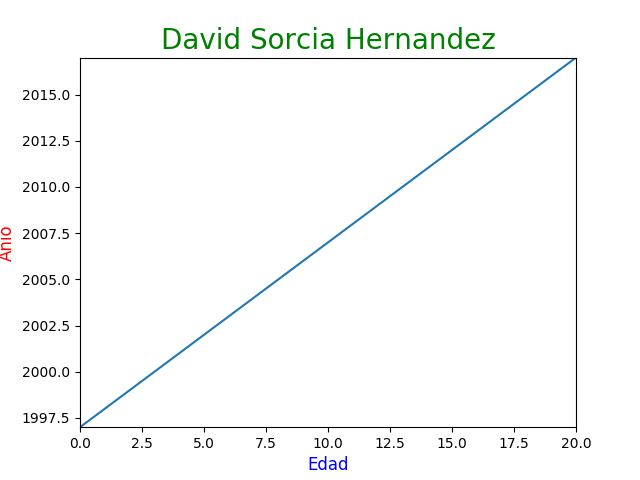

The script that saved this image:
import numpy as np
import pylab as pl

x= [0,1,2,3,4,5,6,7,8,9,10,11,12,13,14,15,16,17,18,19,20]
y= [1997,1998,1999,2000,2001,2002,2003,2004,2005,2006,2007,2008,2009,2010,2011,2012,2013,2014,2015,2016,2017]

pl.title('David Sorcia Hernandez', fontsize = 20, color = 'green')
pl.xlabel('Edad', fontsize = 12, color = 'blue')
pl.ylabel('Anio', fontsize = 12, color = 'red')

pl.axis([0,20, 1997,2017])
pl.plot(x,y)

pl.savefig('Pregunta1.png')
